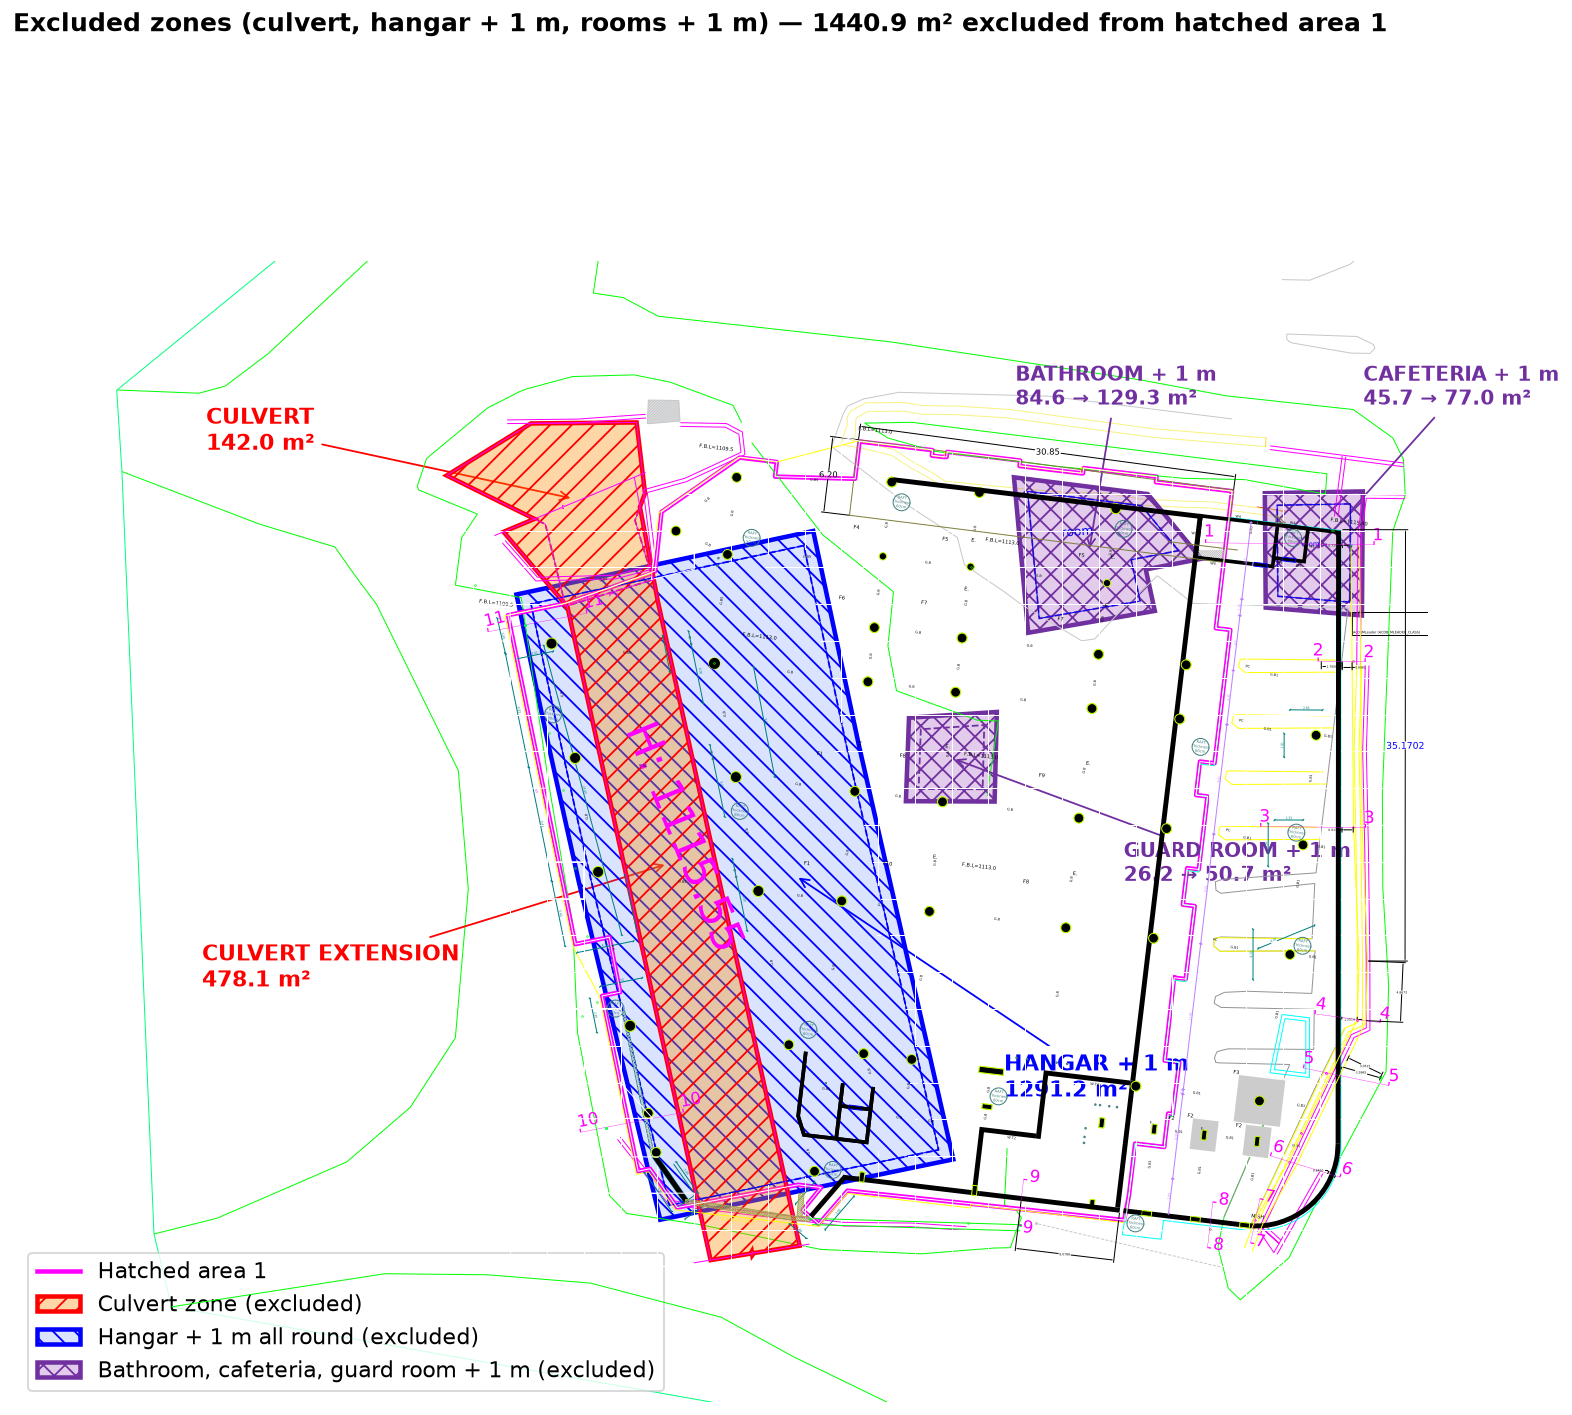

The Python source for this figure:
"""Plan of the excluded zones: culvert (+ its extension through the building) and
the hangar footprint offset 1 m,
drawn over the DXF, with the hatched area 1 outline. Output: culvert_plan.pdf/png"""
import ezdxf, matplotlib; matplotlib.use("Agg")
import matplotlib.pyplot as plt
from ezdxf.addons.drawing import RenderContext, Frontend
from ezdxf.addons.drawing.matplotlib import MatplotlibBackend
from ezdxf.addons.drawing.config import Configuration, BackgroundPolicy

src = open("compute_levels.py").read().split("# TIN for")[0]
exec(src)  # area_poly, culvert_head, culvert_ext, culvert

for l in doc.layers:
    if l.dxf.name in ("C-TOPO-TEXT", "Survey.td2", "Obs.ts.td2", "Obs.ts.td2_Mark",
                      "Obs.ts.td2_point_desc_Mark", "V-NODE", "C-TOPO-MINR", "C-TOPO-MAJR"):
        l.off()
fig, ax = plt.subplots(figsize=(14, 13), dpi=130)
Frontend(RenderContext(doc), MatplotlibBackend(ax),
         config=Configuration(background_policy=BackgroundPolicy.WHITE, lineweight_scaling=0.5)).draw_layout(msp, finalize=False)
ax.plot(*area_poly.exterior.xy, color="magenta", lw=2.5, label="Hatched area 1", zorder=20)
ax.fill(*culvert.exterior.xy, fc=(1, 0.55, 0, 0.35), ec="red", lw=2.5, hatch="//", label="Culvert zone (excluded)", zorder=21)
ax.plot(*culvert_head.exterior.xy, color="darkred", lw=1, ls="--")
ax.fill(*hangar_zone.exterior.xy, fc=(0.2, 0.4, 1, 0.18), ec="blue", lw=2.5, hatch="\\\\",
        label=f"Hangar + {HANGAR_OFFSET:g} m all round (excluded)", zorder=19)
ax.plot(*hangar_fp.exterior.xy, color="blue", lw=1, ls="--", zorder=19)
for i, r in enumerate(rooms, 1):
    rz = r.buffer(HANGAR_OFFSET, join_style=2)
    ax.fill(*rz.exterior.xy, fc=(0.55, 0.2, 0.7, 0.25), ec="#7030a0", lw=2.5, hatch="xx", zorder=19,
            label=f"Bathroom, cafeteria, guard room + {HANGAR_OFFSET:g} m (excluded)" if i == 1 else None)
    ax.plot(*r.exterior.xy, color="#7030a0", lw=1, ls="--", zorder=19)
    rx, ry = r.centroid.coords[0]
    name = ["BATHROOM", "CAFETERIA", "GUARD ROOM"][i - 1]
    off = [(-6, 12), (4, 12), (14, -10)][i - 1]
    ax.annotate(f"{name} + {HANGAR_OFFSET:g} m\n{r.area:.1f} → {rz.area:.1f} m²", (rx, ry), xytext=(rx + off[0], ry + off[1]),
                fontsize=11, weight="bold", color="#7030a0", arrowprops=dict(arrowstyle="->", color="#7030a0"), zorder=30)
hzx, hzy = hangar_fp.centroid.coords[0]
ax.annotate(f"HANGAR + {HANGAR_OFFSET:g} m\n{hangar_zone.area:.1f} m²", (hzx + 5, hzy), xytext=(hzx + 22, hzy - 18),
            fontsize=12, weight="bold", color="blue", arrowprops=dict(arrowstyle="->", color="blue"), zorder=30)
inside = culvert.intersection(area_poly).area
excl = area_poly.intersection(excluded).area
cx, cy = culvert_ext.centroid.coords[0]
ax.annotate(f"CULVERT EXTENSION\n{culvert_ext.area:.1f} m²", (cx, cy), xytext=(cx - 38, cy - 10),
            fontsize=12, weight="bold", color="red", arrowprops=dict(arrowstyle="->", color="red"))
hx, hy = culvert_head.centroid.coords[0]
ax.annotate(f"CULVERT\n{culvert_head.area:.1f} m²", (hx, hy), xytext=(hx - 30, hy + 4),
            fontsize=12, weight="bold", color="red", arrowprops=dict(arrowstyle="->", color="red"))
ax.set_aspect("equal", adjustable="box"); ax.set_xlim(353700, 353815); ax.set_ylim(355905, 355998); ax.axis("off")
ax.legend(loc="lower left", fontsize=12)
fig.suptitle(f"Excluded zones (culvert, hangar + {HANGAR_OFFSET:g} m, rooms + {HANGAR_OFFSET:g} m) — "
             f"{excl:.1f} m² excluded from hatched area 1",
             fontsize=14, weight="bold")
fig.savefig("culvert_plan.png", bbox_inches="tight"); fig.savefig("culvert_plan.pdf", bbox_inches="tight")
print(f"culvert total={culvert.area:.1f} inside area1={inside:.1f} excluded total={excl:.1f}")
